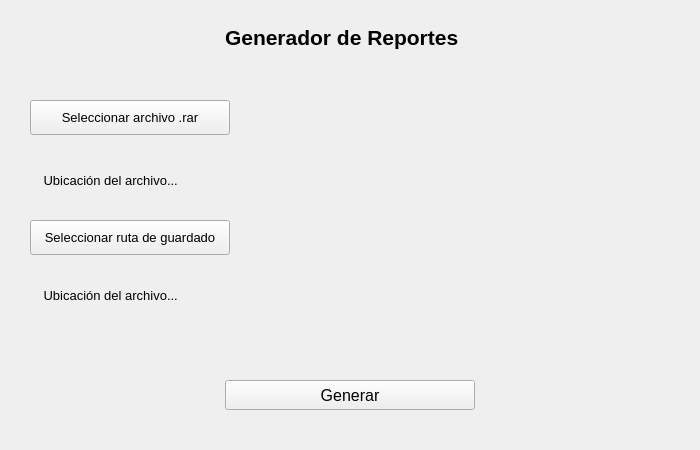
<?xml version="1.0" encoding="UTF-8"?>
<ui version="4.0">
 <class>Dialog</class>
 <widget class="QMainWindow" name="MainWindow">
  <property name="geometry">
   <rect>
    <x>0</x>
    <y>0</y>
    <width>700</width>
    <height>450</height>
   </rect>
  </property>
  <property name="windowTitle">
   <string>Generador de Reportes</string>
  </property>
  <widget class="QLabel" name="filePath">
   <property name="geometry">
    <rect>
     <x>40</x>
     <y>150</y>
     <width>400</width>
     <height>60</height>
    </rect>
   </property>
   <property name="font">
    <font>
     <family>Arial</family>
     <pointsize>10</pointsize>
    </font>
   </property>
   <property name="text">
    <string> Ubicación del archivo...</string>
   </property>
   <property name="wordWrap">
    <bool>true</bool>
   </property>
  </widget>
  <widget class="QPushButton" name="selectFile">
   <property name="geometry">
    <rect>
     <x>30</x>
     <y>100</y>
     <width>200</width>
     <height>35</height>
    </rect>
   </property>
   <property name="font">
    <font>
     <family>Arial</family>
     <pointsize>10</pointsize>
    </font>
   </property>
   <property name="text">
    <string>Seleccionar archivo .rar</string>
   </property>
  </widget>
  <widget class="QLabel" name="title">
   <property name="geometry">
    <rect>
     <x>225</x>
     <y>20</y>
     <width>250</width>
     <height>35</height>
    </rect>
   </property>
   <property name="font">
    <font>
     <family>Arial</family>
     <pointsize>16</pointsize>
     <weight>75</weight>
     <bold>true</bold>
    </font>
   </property>
   <property name="text">
    <string>Generador de Reportes</string>
   </property>
  </widget>
  <widget class="QPushButton" name="generateBtn">
   <property name="geometry">
    <rect>
     <x>225</x>
     <y>380</y>
     <width>250</width>
     <height>30</height>
    </rect>
   </property>
   <property name="font">
    <font>
     <family>Arial</family>
     <pointsize>12</pointsize>
    </font>
   </property>
   <property name="cursor">
    <cursorShape>ArrowCursor</cursorShape>
   </property>
   <property name="text">
    <string>Generar</string>
   </property>
  </widget>
  <widget class="QPushButton" name="selectFolder">
   <property name="geometry">
    <rect>
     <x>30</x>
     <y>220</y>
     <width>200</width>
     <height>35</height>
    </rect>
   </property>
   <property name="font">
    <font>
     <family>Arial</family>
     <pointsize>10</pointsize>
    </font>
   </property>
   <property name="text">
    <string>Seleccionar ruta de guardado</string>
   </property>
  </widget>
  <widget class="QLabel" name="folderPath">
   <property name="geometry">
    <rect>
     <x>40</x>
     <y>270</y>
     <width>400</width>
     <height>51</height>
    </rect>
   </property>
   <property name="font">
    <font>
     <family>Arial</family>
     <pointsize>10</pointsize>
    </font>
   </property>
   <property name="text">
    <string> Ubicación del archivo...</string>
   </property>
   <property name="wordWrap">
    <bool>true</bool>
   </property>
  </widget>
 </widget>
 <resources/>
 <connections/>
</ui>
